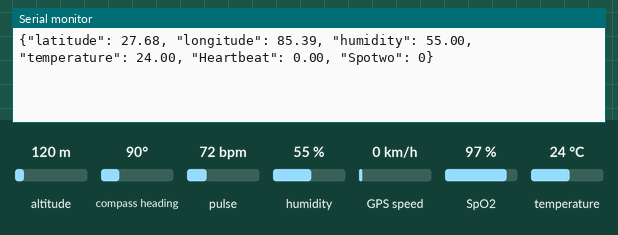
Simulated run of this sketch. Board: Arduino Uno, built for the host (arithmetic inside an expression is 32-bit, double 64-bit). On the bench: the last lines printed to the serial monitor. The inputs (shaded band) are chosen by the test bench; at power-on: pulse 72 bpm, humidity 55 %, SpO2 97 %, temperature 24 °C, altitude 120 m, compass heading 90°, GPS speed 0 km/h. The GPS gets a fix after 3 s at 37.7749, -122.4194 with 8 satellites.

Above: at 1.2 s.
1.3 s: pulse set to 42 bpm
At 2.6 s:
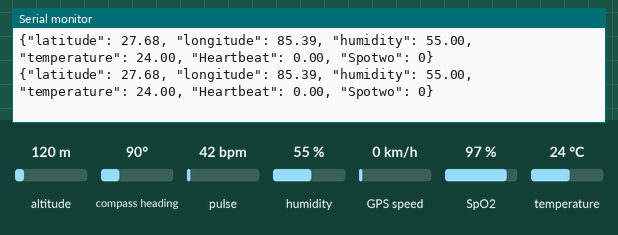
2.8 s: humidity set to 22 %
At 3.8 s:
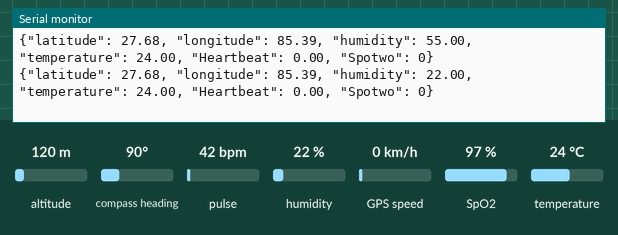
4.3 s: SpO2 set to 80 %
At 5.4 s:
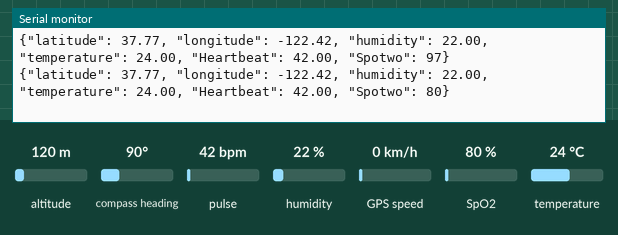
5.8 s: temperature set to 12 °C
At 6.8 s:
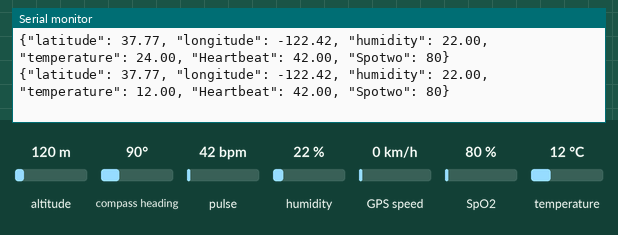
7.3 s: pulse set to 70 bpm
At 8.6 s:
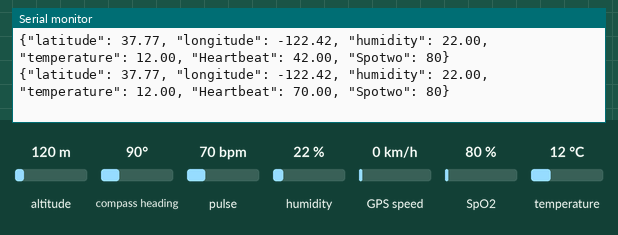
8.8 s: humidity set to 40 %
At 9.7 s:
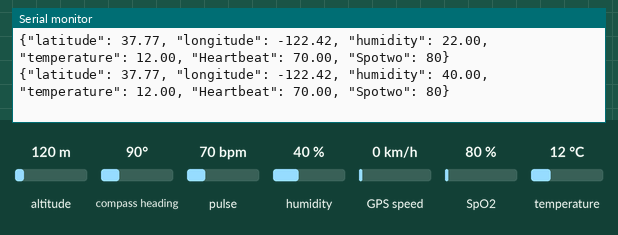
Timing chart, 0 to 11.3 s (numbered marks = the images above; inputs shaded):
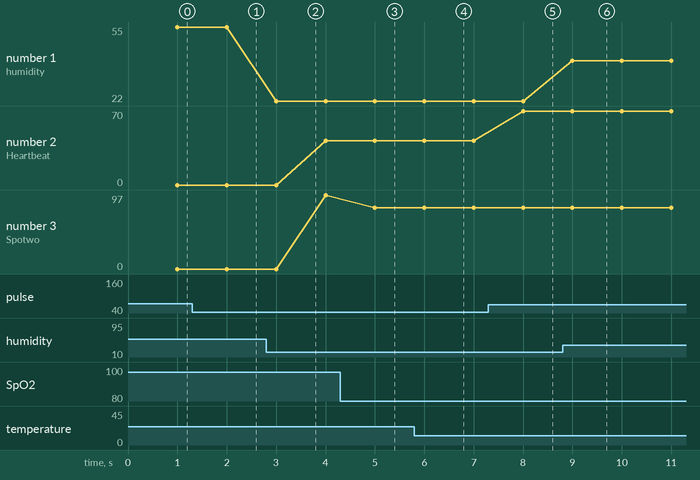

Measured:
- after the input at 2.8 s, the serial monitor: prints a new line after 0.20 s (image 2)
- after the input at 4.3 s, the serial monitor: prints a new line after 0.70 s (image 3)
- after the input at 5.8 s, the serial monitor: prints a new line after 0.20 s (image 4)
- after the input at 7.3 s, the serial monitor: prints a new line after 0.70 s (image 5)
- after the input at 8.8 s, the serial monitor: prints a new line after 0.20 s (image 6)
- plotted number 1: 55 → 22 after the input at 2.8 s, 22 → 40 after the input at 8.8 s
- plotted number 2: 42 → 70 after the input at 7.3 s
- plotted number 3: 97 → 80 after the input at 4.3 s

The sketch:

Arduino__uno_code.ino
```cpp
#include <Arduino.h>
#include <TinyGPS.h>
#include <TimerOne.h>
#include <Wire.h>
#include <dht.h>
#include <SoftwareSerial.h>
#include "MAX30100_PulseOximeter.h"

#define TempHumSensorIn 8

int RXPin = 4;
int TXPin = 5;
TinyGPS gps;
SoftwareSerial gpsSerial(RXPin, TXPin);
float lat = 27.68, lon = 85.39;
//float lat = 0, lon = 0;

void ServerSendData();
void gpsData();

dht DHT;
PulseOximeter pulseOxySensor;


void setup()
{
  Serial.begin(9600);
  gpsSerial.begin(9600);
  if (!pulseOxySensor.begin())
  {
    Serial.println("Pulse Oxymeter failed to initialize");
    while (true);
  }

  Timer1.initialize(1000000);
  Timer1.attachInterrupt(ServerSendData);
}

void gpsData(){
 while (gpsSerial.available() > 0) {
    if (gps.encode(gpsSerial.read())) {
      gps.f_get_position(&lat, &lon);
    }
  }

}

void loop()
{
  pulseOxySensor.update();
  DHT.read11(TempHumSensorIn);
  gpsData();

}

void ServerSendData()
{

  String message ="";

  message = message + "{\"latitude\": ";
  message = message + String(lat);
  message = message + ", \"longitude\": ";
  message = message + String(lon);

  message = message + ", \"humidity\": ";
  message = message + String(DHT.humidity);
  message = message + ", \"temperature\": ";
  message = message + String(DHT.temperature);

  message = message + ", \"Heartbeat\": ";
  message = message + String(pulseOxySensor.getHeartRate());
  message = message + ", \"Spotwo\": ";
  message = message +  String(pulseOxySensor.getSpO2());
  message = message + "}";


  Serial.println(message);

}
```
